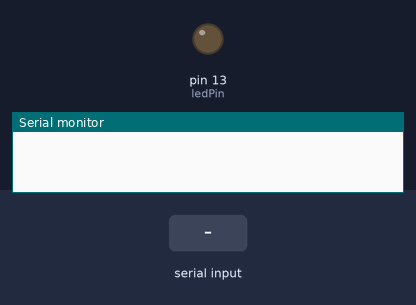
Bench run of a sketch on a simulated Arduino Uno, built with avr-gcc and run on an emulated ATmega328P. On the bench: output pins drawn as LEDs (lit = HIGH), the last lines printed to the serial monitor. The test bench sets the inputs (shaded band).

Above: at 1.2 s.
1.3 s: "a" received over Serial
At 2.3 s:
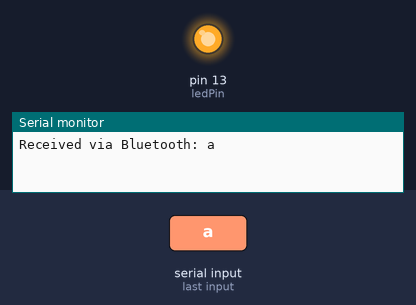
2.8 s: "b" received over Serial
At 4.0 s:
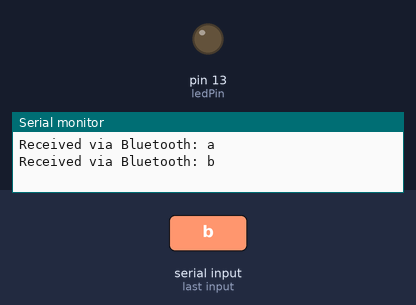
Timing chart, 0 to 5.8 s (numbered marks = the images above; inputs shaded):
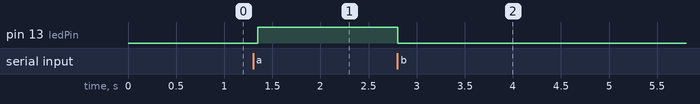

Measured:
- after the input at 1.3 s, pin 13 (ledPin): LOW → HIGH after 0.05 s
- after the input at 2.8 s, pin 13 (ledPin): HIGH → LOW at once

The sketch:

Simple_Bluetooth_program.ino
```cpp
const int rx = 0;
const int tx = 1;

const int ledPin = 13;

void setup() {
  Serial.begin(9600);
  pinMode(ledPin, OUTPUT);
  digitalWrite(ledPin, LOW);
}

void loop() {
  if (Serial.available() > 0) {
    char data = Serial.read();
    switch(data) {
      case 'a': digitalWrite(ledPin, HIGH); break;
      case 'b': digitalWrite(ledPin, LOW); break;
      default: Serial.println("No command");
    }
    Serial.print("Received via Bluetooth: ");
    Serial.println(data);
  }
  delay(50);
}
```
